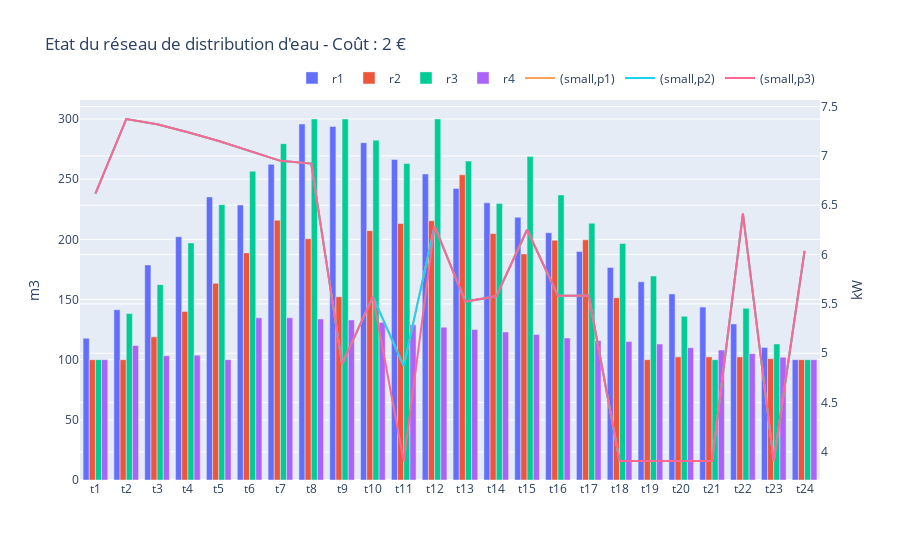

The notebook cell saved with this chart:
### Code cell
Z = 2
fig = go.Figure()
for r in data_variable['v']['n'].unique():
    fig.add_trace(
        go.Bar(
            x   =  data_variable['v'][data_variable['v']['n']==r]['t'],
            y   =  data_variable['v'][data_variable['v']['n']==r]['Value'],
            name=   r
        )
    )
for c in data_variable['Ppompe']['c'].unique():
    for d in data_variable['Ppompe']['d'].unique():
        fig.add_trace(
            go.Scatter(
                x   =   data_variable['Ppompe'][(data_variable['Ppompe']['c']==c)&(data_variable['Ppompe']['d']==d)]['t'],
                y   =   data_variable['Ppompe'][(data_variable['Ppompe']['c']==c)&(data_variable['Ppompe']['d']==d)]['Value'],
                yaxis="y2",
                name=   f"({c},{d})"
            )
        )
fig.update_layout(
        legend=dict(
            orientation="h",
            yanchor="bottom",
            y=1.02,
            xanchor="right",
            x=1
            ),
        hovermode='x',
        yaxis=dict(
            title="m3" ,
            # range=[0,df["Consommation (MW)"].max()*1.1]
            ),
        yaxis2=dict(title="kW",
        # range=[df["Coût MWh"].min()*0.95,df["Coût MWh"].max()*1.1],
        anchor="free",
        overlaying="y",
        side="right",
        position=1
        ),
        title = f"Etat du réseau de distribution d'eau - Coût : {Z} €"
    )
fig.show()
# fig.write_html("result.html")

### Figure 1 — Plotly figure (JSON) as saved in the notebook; plotly's stock layout.template omitted (floating-point values rounded to 4 significant figures)
{"data": [{"name": "r1", "type": "bar", "x": ["t1", "t2", "t3", "t4", "t5", "t6", "t7", "t8", "t9", "t10", "t11", "t12", "t13", "t14", "t15", "t16", "t17", "t18", "t19", "t20", "t21", "t22", "t23", "t24"], "y": [117.8, 141.5, 178.7, 202.2, 235.2, 228.5, 262.3, 295.8, 293.8, 280.3, 266.3, 254.3, 242.3, 230.3, 218.3, 205.5, 189.8, 176.7, 164.7, 154.7, 143.7, 129.7, 110.2, 100]}, {"name": "r2", "type": "bar", "x": ["t1", "t2", "t3", "t4", "t5", "t6", "t7", "t8", "t9", "t10", "t11", "t12", "t13", "t14", "t15", "t16", "t17", "t18", "t19", "t20", "t21", "t22", "t23", "t24"], "y": [100, 100, 118.9, 140.1, 163.4, 188.7, 215.8, 200.5, 152.3, 207.2, 213.2, 215.4, 253.6, 204.8, 187.8, 199.2, 199.6, 151.4, 100, 102.3, 102.3, 102.3, 100.8, 100]}, {"name": "r3", "type": "bar", "x": ["t1", "t2", "t3", "t4", "t5", "t6", "t7", "t8", "t9", "t10", "t11", "t12", "t13", "t14", "t15", "t16", "t17", "t18", "t19", "t20", "t21", "t22", "t23", "t24"], "y": [100, 138.3, 162.3, 197.0, 228.8, 256.6, 279.5, 300, 300, 282.3, 263.0, 300, 265, 229.8, 268.7, 236.9, 213.4, 196.6, 169.5, 136, 100, 142.6, 113.0, 100]}, {"name": "r4", "type": "bar", "x": ["t1", "t2", "t3", "t4", "t5", "t6", "t7", "t8", "t9", "t10", "t11", "t12", "t13", "t14", "t15", "t16", "t17", "t18", "t19", "t20", "t21", "t22", "t23", "t24"], "y": [100, 111.7, 103.2, 103.7, 100.0, 134.8, 134.8, 133.8, 133, 131, 129, 127, 125, 123, 121, 118, 116, 115, 113, 110, 108, 105, 102, 100]}, {"name": "(small,p1)", "type": "scatter", "x": ["t1", "t2", "t3", "t4", "t5", "t6", "t7", "t8", "t9", "t10", "t11", "t12", "t13", "t14", "t15", "t16", "t17", "t18", "t19", "t20", "t21", "t22", "t23", "t24"], "y": [6.617, 7.374, 7.321, 7.24, 7.151, 7.054, 6.95, 6.923, 4.89, 5.574, 4.869, 6.289, 5.524, 5.577, 6.252, 5.583, 5.583, 3.907, 3.907, 3.907, 3.907, 6.415, 3.907, 6.037], "yaxis": "y2"}, {"name": "(small,p2)", "type": "scatter", "x": ["t1", "t2", "t3", "t4", "t5", "t6", "t7", "t8", "t9", "t10", "t11", "t12", "t13", "t14", "t15", "t16", "t17", "t18", "t19", "t20", "t21", "t22", "t23", "t24"], "y": [6.617, 7.374, 7.321, 7.24, 7.151, 7.054, 6.95, 6.923, 4.89, 5.574, 4.869, 6.289, 5.524, 5.577, 6.252, 5.583, 5.583, 3.907, 3.907, 3.907, 3.907, 6.415, 3.907, 6.037], "yaxis": "y2"}, {"name": "(small,p3)", "type": "scatter", "x": ["t1", "t2", "t3", "t4", "t5", "t6", "t7", "t8", "t9", "t10", "t11", "t12", "t13", "t14", "t15", "t16", "t17", "t18", "t19", "t20", "t21", "t22", "t23", "t24"], "y": [6.617, 7.374, 7.321, 7.24, 7.151, 7.054, 6.95, 6.923, 4.89, 5.574, 3.907, 6.289, 5.524, 5.577, 6.252, 5.583, 5.583, 3.907, 3.907, 3.907, 3.907, 6.415, 3.907, 6.037], "yaxis": "y2"}], "layout": {"hovermode": "x", "legend": {"orientation": "h", "x": 1, "xanchor": "right", "y": 1.02, "yanchor": "bottom"}, "title": {"text": "Etat du réseau de distribution d'eau - Coût : 2 €"}, "yaxis": {"title": {"text": "m3"}}, "yaxis2": {"anchor": "free", "overlaying": "y", "position": 1, "side": "right", "title": {"text": "kW"}}}}
